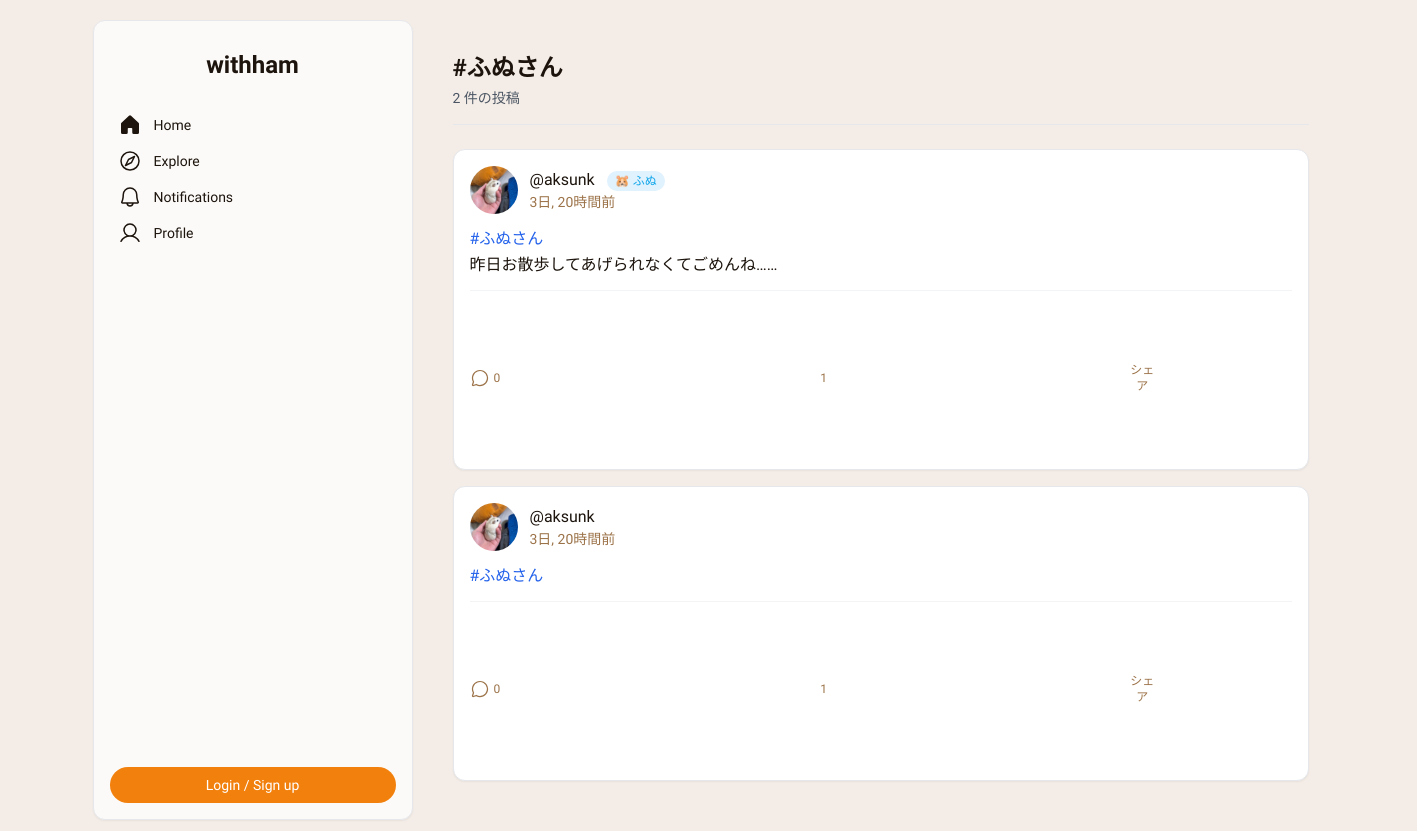
The page /tags/ふぬさん/ on the database its author committed.
### withham/models.py (models this page shows, shortened)
class Tag(models.Model):
    name = models.CharField("タグ名", max_length=50, unique=True)
    class Meta:
        verbose_name = 'タグ'
        verbose_name_plural = 'タグ'

class Post(models.Model):
    author = models.ForeignKey(User, on_delete=models.CASCADE, related_name='posts', verbose_name='投稿者')
    hamster = models.ForeignKey(Hamster, on_delete=models.SET_NULL, blank=True, null=True, related_name='posts', verbose_name='関連ハムスター')
    text = models.TextField('本文')
    image = models.ImageField('画像', upload_to='post_images/', blank=True, null=True)
    created_at = models.DateTimeField('投稿日時', default=timezone.now)
    likes = models.ManyToManyField(User, related_name='liked_posts', blank=True, verbose_name='いいねしたユーザー')
    tags = models.ManyToManyField(Tag, blank=True, related_name='posts', verbose_name='タグ')
    post_as_hamster = models.BooleanField("ハムスターとして投稿", default=False)
    class Meta:
        verbose_name = '投稿'
        verbose_name_plural = '投稿'
        ordering = ['-created_at']

class UserProfile(models.Model):
    user = models.OneToOneField(User, on_delete=models.CASCADE, related_name='profile')
    bio = models.TextField("自己紹介", blank=True, null=True)
    avatar = models.ImageField("プロフィール画像", upload_to='avatars/', null=True, blank=True)
    following = models.ManyToManyField(User, related_name='followers', symmetrical=False, blank=True)

class Hamster(models.Model):
    owner = models.ForeignKey(User, on_delete=models.CASCADE, related_name='hamsters', verbose_name='飼い主')
    name = models.CharField('名前', max_length=100)
    breed = models.CharField('種類', max_length=50, blank=True, null=True)
    birthday = models.DateField('誕生日', blank=True, null=True)
    GENDER_CHOICES = [('M', '男の子'), ('F', '女の子'), ('U', '不明')]
    gender = models.CharField('性別', max_length=1, choices=GENDER_CHOICES, default='U')
    profile_text = models.TextField('プロフィール', blank=True, null=True)
    profile_image = models.ImageField('プロフィール画像', upload_to='hamster_images/', blank=True, null=True)
    created_at = models.DateTimeField('登録日時', default=timezone.now)
    class Meta:
        verbose_name = 'ハムスター'
        verbose_name_plural = 'ハムスター'

### withham/views.py (the view)
# urls.py: path('tags/<str:tag_name>/', views.hashtag_search, name='hashtag_search'),
def hashtag_search(request, tag_name):
    tag = get_object_or_404(Tag, name=tag_name.lower())
    posts = tag.posts.all().order_by('-created_at')
    context = { 'tag': tag, 'posts': posts, }
    return render(request, 'withham/hashtag_search_results.html', context)

### withham/templatetags/withham_tags.py (called while the page is built)
@register.filter(name='linkify_hashtags')
def linkify_hashtags(value):
    hashtag_pattern = r'#([\w\u3040-\u30ff\u31f0-\u31ff\u3200-\u32ff\u3300-\u33ff\u3400-\u4dbf\u4e00-\u9fff\uf900-\ufaff]+)'
    def replace_hashtag(match):
        tag_name = match.group(1)
        try:
            url = reverse('withham:hashtag_search', kwargs={'tag_name': tag_name})
            return f'<a href="{url}" class="text-blue-600 hover:underline">#{tag_name}</a>'
        except Exception:
            return f'#{tag_name}'
    linked_text = re.sub(hashtag_pattern, replace_hashtag, value)
    return mark_safe(linked_text)

### withham/templates/withham/hashtag_search_results.html (shortened to what this page needs)
{% extends "withham/base.html" %}
{% load static %}
{% load humanize %}
{% load withham_tags %}
{% block content %}
<div class="px-4 mt-8">
    <div class="mb-6 pb-4 border-b border-gray-200">
        <h2 class="text-2xl font-bold text-[#1c140d]">
            #{{ tag.name }}
        </h2>
        <p class="text-sm text-gray-600 mt-1">{{ posts.count }} 件の投稿</p>
    </div>
    <div class="space-y-4">
        {% for post in posts %}
            <div class="bg-white rounded-xl shadow-sm border border-gray-200">
                <div class="p-4">
                    <div class="flex justify-between items-center mb-3">
                       <div class="flex items-center gap-3">
                            <a href="{% url 'withham:profile_detail' post.author.pk %}">
                                {% if post.author.profile.avatar %}
                                <img src="{{ post.author.profile.avatar.url }}" class="h-12 w-12 rounded-full object-cover" alt="{{ post.author.username }}">
                                {% else %}
                                <img src="{% static 'images/default_avatar.png' %}" class="h-12 w-12 rounded-full bg-gray-200 object-cover" alt="デフォルトアバター">
                                {% endif %}
                            </a>
                            <div>
                                <a href="{% url 'withham:profile_detail' post.author.pk %}" class="text-[#1c140d] text-base font-medium leading-normal hover:underline">@{{ post.author.username }}</a>
                                {% if post.hamster %}
                                     <span class="ml-2 inline-block bg-[#e0f2fe] text-[#0ea5e9] text-xs font-medium px-2 py-0.5 rounded-full">🐹 {{ post.hamster.name }}</span>
                                {% endif %}
                                <a href="{% url 'withham:post_detail' post.pk %}" class="block text-[#9c7349] text-sm font-normal leading-normal hover:underline">{{ post.created_at|timesince }}前</a>
                            </div>
                        </div>
                    </div>
                    {% if post.text %}
                        <p class="text-[#1c140d] text-base leading-relaxed my-3">{{ post.text|linkify_hashtags|linebreaksbr }}</p>
                    {% endif %}
                    <div class="flex items-center gap-4 text-[#9c7349] pt-3 border-t border-gray-100">
                         <a href="{% url 'withham:post_detail' post.pk %}#comment-form" class="flex items-center gap-1 hover:text-[#1c140d]">
                            <span class="text-xs font-medium">{{ post.comments.count }}</span>
                        </a>
                        {% if user.is_authenticated %}
                        <button type="button"
                                class="like-button flex items-center gap-1 {% if user in post.likes.all %}text-[#f2800d]{% else %}text-[#9c7349] hover:text-[#f2800d]{% endif %}"
                                data-post-id="{{ post.pk }}"
                                data-like-url="{% url 'withham:toggle_like' post.pk %}">
                            <svg class="like-icon" xmlns="http://www.w3.org/2000/svg" width="20px" height="20px" fill="currentColor" viewBox="0 0 256 256">
                                {% if user in post.likes.all %} <path d="M128,216S24,160,24,94A54,54,0,0,1,78,40c22.59,0,41.94,12.31,50,32,8.06-19.69,27.41-32,50-32a54,54,0,0,1,54,54C232,160,128,216,128,216Z"></path> {% else %} <path d="M178,32c-20.65,0-38.73,8.88-50,23.89C116.73,40.88,98.65,32,78,32A62.07,62.07,0,0,0,16,94c0,70,103.79,126.66,108.21,129a8,8,0,0,0,7.58,0C136.21,220.66,240,164,240,94A62.07,62.07,0,0,0,178,32ZM128,206.8C109.74,196.16,32,147.69,32,94A46.06,46.06,0,0,1,78,48c19.45,0,35.78,10.36,42.6,27a8,8,0,0,0,14.8,0c6.82-16.67,23.15-27,42.6-27a46.06,46.06,0,0,1,46,46C224,147.61,146.24,196.15,128,206.8Z"></path> {% endif %}
                            </svg>
                            <span class="like-count text-xs font-medium">{{ post.likes.count }}</span>
                        </button>
                        {% else %}
                            <span class="flex items-center gap-1 text-[#9c7349]"> <svg>...</svg> <span class="like-count text-xs font-medium">{{ post.likes.count }}</span> </span>
                        {% endif %}
                        <button type="button" class="flex items-center gap-1 hover:text-[#1c140d]"> <svg>...</svg> <span class="text-xs font-medium">シェア</span> </button>
                         <button type="button" class="ml-auto hover:text-[#1c140d]"> <svg>...</svg> </button>
                    </div>
                </div>
            </div>
        {% empty %}
            <div class="bg-gray-50 p-4 rounded-lg text-center text-gray-500">
                <p>このハッシュタグが付いた投稿はまだありません。</p>
            </div>
        {% endfor %}
    </div>
</div>
{% endblock %}

### withham/templates/withham/base.html (style rules this page uses)
@media (min-width: 1024px) { aside a, .bottom-nav a, main a:not(.like-button):not(.comment-button) { pointer-events: auto; } }

### rows shown on the page
Tag: name "ふぬさん"
Post: author.profile.avatar (picture), author.username "aksunk", hamster.name "ふぬ", created_at "3日, 20時間", text|linkify_hashtags "#ふぬさん 昨日お散歩してあげられなくてごめんね……", comments.count "0", likes.count "1"
Post: author.profile.avatar (picture), author.username "aksunk", created_at "3日, 20時間", text|linkify_hashtags "#ふぬさん", comments.count "0", likes.count "1"

### other values the page prints
{{ posts.count }} "2"
